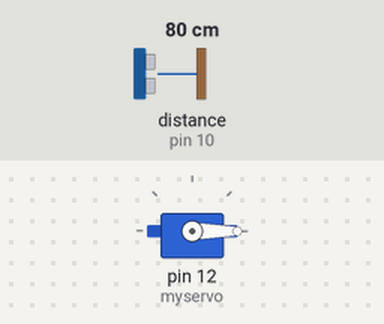
A sketch run on a simulated Arduino Uno, built with avr-gcc and run on an emulated ATmega328P. Shown: servo. Wiring (inferred from the names in the program): ultrasonic range finder: trigger pin 11; echo pin 10. Inputs (shaded band) come from the test bench; at power-on: distance to the obstacle (sensor on pin 10) 80 cm. The echo pulse lasts 58.3 µs per cm; what the sketch prints to the serial monitor is not drawn.

Above: at 0.01 s.
1.3 s: distance to the obstacle (sensor on pin 10) set to 2 cm
At 2.2 s:
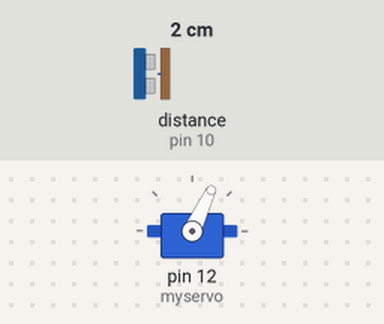
4.3 s: distance to the obstacle (sensor on pin 10) set to 9 cm
At 5.83 s:
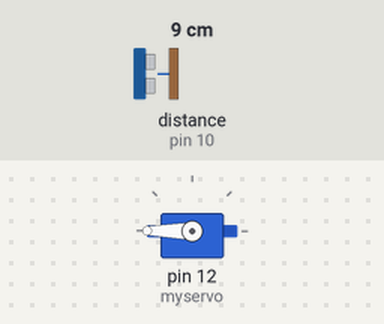
Timing chart, 0 to 13.3 s (numbered marks = the images above; inputs shaded):
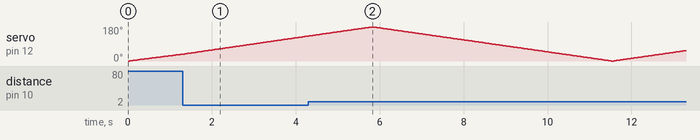

The sketch:

radar_v_ultrasonic_and_servo_motor.ino
```cpp
#include <Servo.h>

Servo myservo;

const int Trig = 11;
const int Echo = 10;

float duration, distance;

void setup() {
  myservo.attach(12);
  pinMode(Trig,OUTPUT);
  pinMode(Echo,INPUT);
  Serial.begin(9600);
}
void loop() {

  for (int angle = 0; angle <= 180; angle++){
    myservo.write(angle);
    delay(30);
    distance = getDistance();

    Serial.print(angle);
    Serial.print(",");
    Serial.print(distance);
  }

  for (int angle = 180; angle >= 0; angle--){
    myservo.write(angle);
    delay(30);
    distance = getDistance();

    Serial.print(angle);
    Serial.print(",");
    Serial.print(distance);
  // put your main code here, to run repeatedly:
}

}

int getDistance(){
  digitalWrite(Trig,LOW);
  delayMicroseconds(2);
  digitalWrite(Trig,HIGH);
  delayMicroseconds(10);
  digitalWrite(Trig,LOW);

  duration = pulseIn(Echo,HIGH);

  distance = (duration * 0.034)/2;
  return (duration * 0.034 / 2);
}
```
